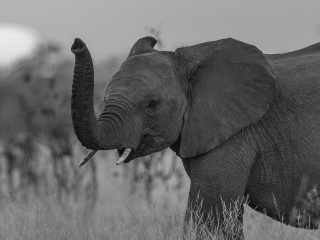
#> input picture 4-ops-imagens-2/elephant-cinza.jpg, 320 x 240 px
$ python filtering.py
#> lines starting #> are read from the running program, lines starting #| are printed output that depends on the picture; after the words box and inside, x2 and y2 are one past the last pixel; in counts of white or black regions, pixels touching at a corner belong together
import cv2
import numpy as np

img = cv2.imread('elephant-cinza.jpg')
#> img is the input picture: shape (240, 320, 3); min 8, max 235, mean 102.5

kernel = np.ones((5,5),np.float32)/25
print(type(kernel))
region = img[100:150, 100:150]
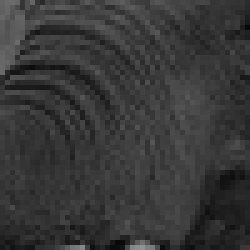
#> region: shape (50, 50, 3) (shown 5 times larger); min 8, max 147, mean 55.7
dst = cv2.filter2D(region,-1,kernel)
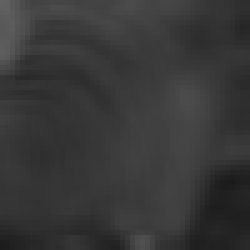
#> dst: shape (50, 50, 3) (shown 5 times larger); min 27, max 97, mean 55.6
img[100:150, 100:150] = dst
#> img: shape (240, 320, 3); 3.09% of pixels changed, all inside (x1, y1, x2, y2) = (100, 100, 150, 150)

cv2.imwrite('teste.jpg', img)

$ run again, with 4-ops-imagens-2/pavao.jpeg copied over 4-ops-imagens-2/elephant-cinza.jpg
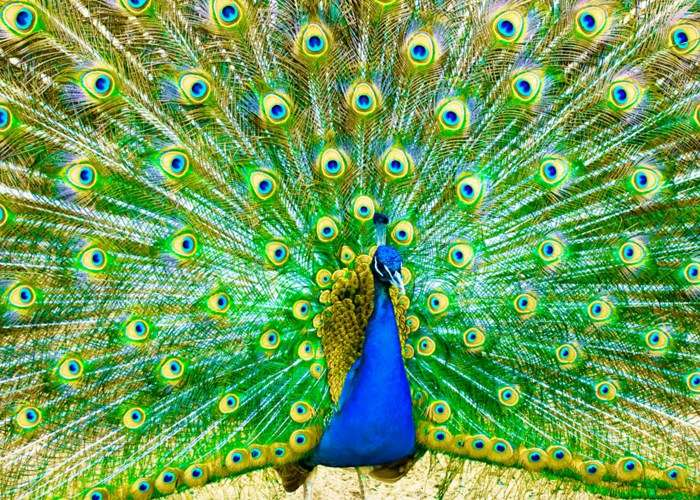
#> input picture 4-ops-imagens-2/pavao.jpeg, 700 x 500 px
#> img is the input picture: shape (500, 700, 3); mean B, G, R 88.5, 159.8, 108.2
#> `dst = cv2.filter2D(region,-1,kernel)`:
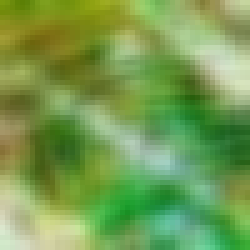
#> dst: shape (50, 50, 3) (shown 5 times larger); mean B, G, R 81.5, 157, 118
#> `img[100:150, 100:150] = dst`:
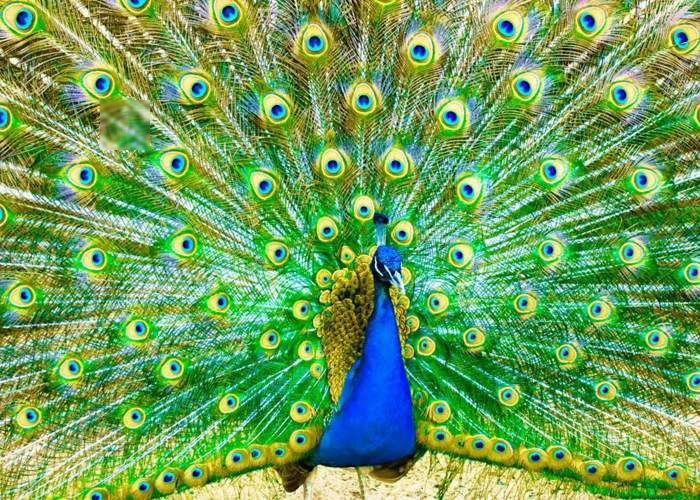
#> img: shape (500, 700, 3); 0.71% of pixels changed, all inside (x1, y1, x2, y2) = (100, 100, 150, 150)
